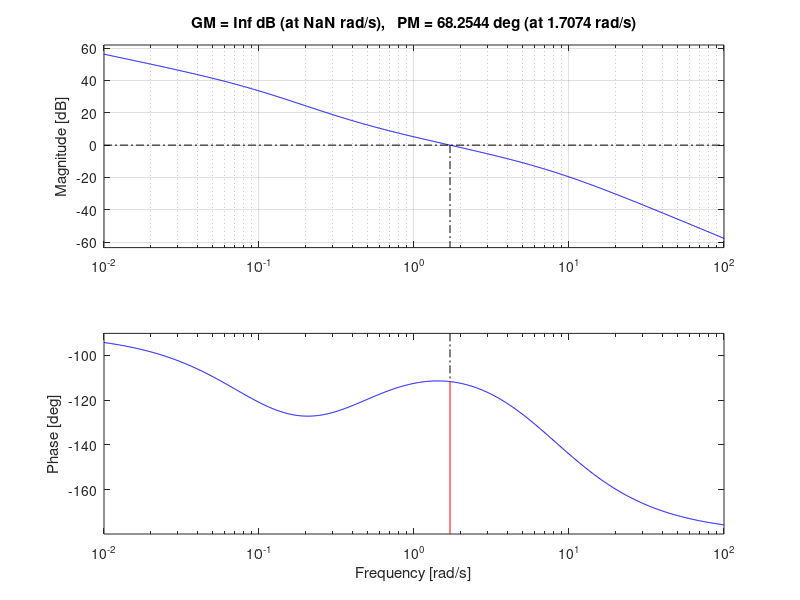
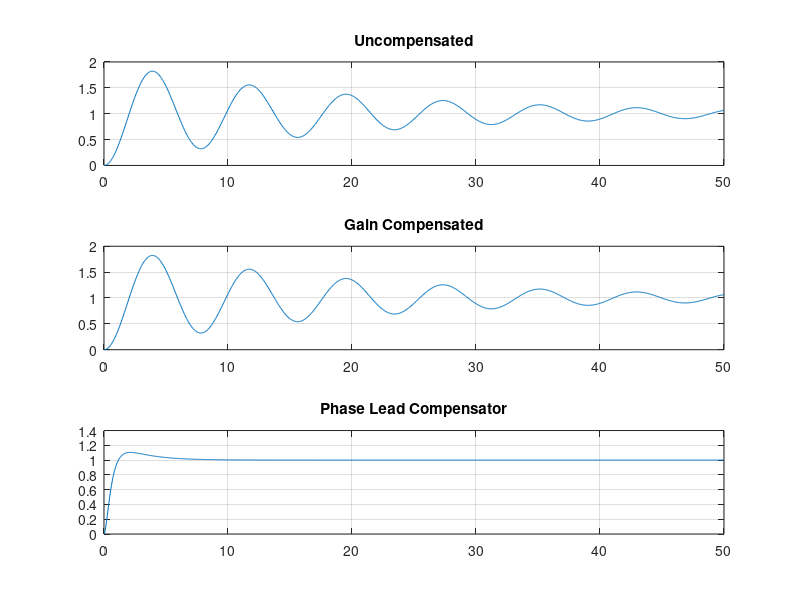

These charts were generated, in order, by the following MATLAB code: (Note: this script raises an error after producing the figures.)
%Written by Nathan Daniel for ECE4210 Control Systems Design F2017

%%PHASE LEAD

%Specs
max_ess_step = 0.01;
%max_ess_ramp = 0.05;
min_phase_margin = 52;

%Open loop system
Sys = tf([6.5],[10 1 0]);
%Sys = tf([0.206],[0.0254 1]);
Sys_close = feedback(Sys,1);

%Static gain to correct e_ss
%K = (d(end)/n(end))*(1-max_ess_step)/max_ess_step
%K = (d(end-1)/n(end))/max_ess_ramp
K = 1
if K<1 %Would only decrease accuracy
    K=1;
end
Sys_k = K*Sys;
Sys_k_close = feedback(Sys_k,1);

%Calculates compensator parameters
[g_m,p_m,w_p,w_g] = margin(Sys_k);
phi_m = min_phase_margin - p_m + 20;
a = (1+sind(phi_m))/(1-sind(phi_m));

if a<=1
    error('Cannot use Phase Lead Compensator because a<1, i.e. phi_m < 0, i.e. PMU > PMD')
end

g = -10*log10(a);
System_gained = sqrt(a)*Sys_k;
[g_m,p_m,w_p,w_g] = margin(System_gained);
w_m = w_g;
T = 1/(w_m*sqrt(a));

%Compensator transfer function
Gc = tf([a*T,1],[T,1])
Sys_c = series(Sys_k,Gc);
Sys_c_close = feedback(Sys_c,1);
%ess_ramp = dc(end-1)/nc(end)

%Bode plots and Gain/Phase Margins

figure(1)
subplot(2,3,1:3), bode(Sys), hold on, bode(Sys_k), hold on, bode(Sys_c), grid
subplot(2,3,4), margin(Sys), grid
subplot(2,3,5), margin(Sys_k), grid
subplot(2,3,6), margin(Sys_c), grid


%Calculates step responses of closed-loop systems

figure(2)
t = linspace(0,50,1000);
y = step(Sys_close,t);
y_k = step(Sys_k_close,t);
y_c = step(Sys_c_close,t);
subplot(3,1,1), plot(t,y), grid, title('Uncompensated')
subplot(3,1,2), plot(t,y_k), grid, title('Gain Compensated')
subplot(3,1,3), plot(t,y_c), grid, title('Phase Lead Compensator')
stepinfo(Sys_c_close)

%Ramp Responses
%{
t = linspace(0,10,1000);
u = t;
y = lsim(n,n+d,u,t); %Note: lsim takes u, an arbitrary input signal
y_k = lsim(nk,nk+dk,u,t);
y_c = lsim(nc,nc+dc,u,t);

figure(3), plot(t,y,t,y_k,t,y_c), grid, title({'Ramp Responses','Blue=Uncompensated, Red = Gain Compensated, Yellow = Gain+Phase Compensated'})
%}